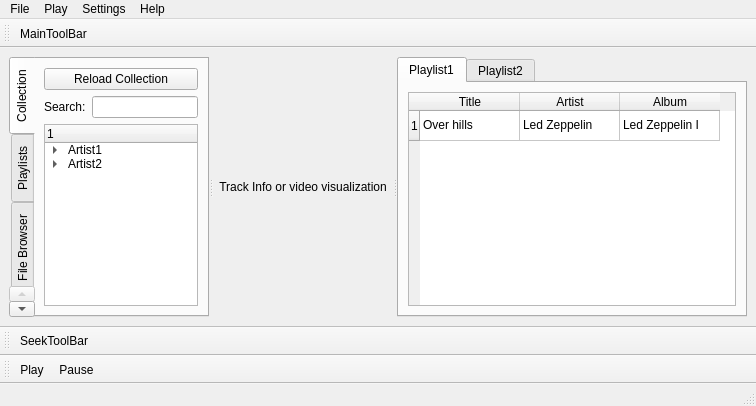
<ui version="4.0" >
 <class>MainWindow</class>
 <widget class="QMainWindow" name="MainWindow" >
  <property name="geometry" >
   <rect>
    <x>0</x>
    <y>0</y>
    <width>756</width>
    <height>406</height>
   </rect>
  </property>
  <property name="windowTitle" >
   <string>QuarkPlayerSketch</string>
  </property>
  <widget class="QWidget" name="centralwidget" >
   <property name="geometry" >
    <rect>
     <x>0</x>
     <y>43</y>
     <width>756</width>
     <height>296</height>
    </rect>
   </property>
   <layout class="QGridLayout" name="gridLayout_6" >
    <item row="0" column="0" >
     <widget class="QSplitter" name="splitter" >
      <property name="orientation" >
       <enum>Qt::Horizontal</enum>
      </property>
      <widget class="QTabWidget" name="tabWidget" >
       <property name="maximumSize" >
        <size>
         <width>200</width>
         <height>16777215</height>
        </size>
       </property>
       <property name="tabPosition" >
        <enum>QTabWidget::West</enum>
       </property>
       <property name="currentIndex" >
        <number>0</number>
       </property>
       <widget class="QWidget" name="tab" >
        <property name="geometry" >
         <rect>
          <x>0</x>
          <y>0</y>
          <width>176</width>
          <height>274</height>
         </rect>
        </property>
        <attribute name="title" >
         <string>Collection</string>
        </attribute>
        <layout class="QGridLayout" name="gridLayout" >
         <item row="0" column="0" colspan="2" >
          <widget class="QPushButton" name="pushButton" >
           <property name="text" >
            <string>Reload Collection</string>
           </property>
          </widget>
         </item>
         <item row="1" column="0" >
          <widget class="QLabel" name="label_6" >
           <property name="text" >
            <string>Search:</string>
           </property>
          </widget>
         </item>
         <item row="1" column="1" >
          <widget class="QLineEdit" name="lineEdit" />
         </item>
         <item row="2" column="0" colspan="2" >
          <widget class="QTreeWidget" name="treeWidget" >
           <column>
            <property name="text" >
             <string/>
            </property>
           </column>
           <item>
            <property name="text" >
             <string>Artist1</string>
            </property>
            <item>
             <property name="text" >
              <string>Album1</string>
             </property>
             <item>
              <property name="text" >
               <string>Track1</string>
              </property>
             </item>
             <item>
              <property name="text" >
               <string>Track2</string>
              </property>
             </item>
             <item>
              <property name="text" >
               <string>Track3</string>
              </property>
             </item>
            </item>
            <item>
             <property name="text" >
              <string>Album2</string>
             </property>
            </item>
           </item>
           <item>
            <property name="text" >
             <string>Artist2</string>
            </property>
            <item>
             <property name="text" >
              <string>Album1</string>
             </property>
            </item>
            <item>
             <property name="text" >
              <string>Album2</string>
             </property>
            </item>
           </item>
          </widget>
         </item>
        </layout>
       </widget>
       <widget class="QWidget" name="tab_7" >
        <property name="geometry" >
         <rect>
          <x>0</x>
          <y>0</y>
          <width>176</width>
          <height>608</height>
         </rect>
        </property>
        <attribute name="title" >
         <string>Playlists</string>
        </attribute>
       </widget>
       <widget class="QWidget" name="tab_8" >
        <property name="geometry" >
         <rect>
          <x>0</x>
          <y>0</y>
          <width>176</width>
          <height>608</height>
         </rect>
        </property>
        <attribute name="title" >
         <string>File Browser</string>
        </attribute>
       </widget>
       <widget class="QWidget" name="tab_9" >
        <property name="geometry" >
         <rect>
          <x>0</x>
          <y>0</y>
          <width>176</width>
          <height>608</height>
         </rect>
        </property>
        <attribute name="title" >
         <string>Radio</string>
        </attribute>
       </widget>
       <widget class="QWidget" name="tab_2" >
        <property name="geometry" >
         <rect>
          <x>0</x>
          <y>0</y>
          <width>176</width>
          <height>608</height>
         </rect>
        </property>
        <attribute name="title" >
         <string>Track Info</string>
        </attribute>
        <layout class="QGridLayout" name="gridLayout_4" >
         <item row="0" column="0" >
          <layout class="QGridLayout" name="gridLayout_3" >
           <item row="0" column="0" >
            <widget class="QLabel" name="label" >
             <property name="text" >
              <string>Album Cover</string>
             </property>
            </widget>
           </item>
           <item row="0" column="1" >
            <layout class="QGridLayout" name="gridLayout_2" >
             <item row="0" column="0" >
              <widget class="QLabel" name="label_2" >
               <property name="text" >
                <string>Track name</string>
               </property>
              </widget>
             </item>
             <item row="1" column="0" >
              <widget class="QLabel" name="label_3" >
               <property name="text" >
                <string>Artist</string>
               </property>
              </widget>
             </item>
             <item row="2" column="0" >
              <widget class="QLabel" name="label_4" >
               <property name="text" >
                <string>Album</string>
               </property>
              </widget>
             </item>
            </layout>
           </item>
          </layout>
         </item>
         <item row="1" column="0" >
          <widget class="QTextEdit" name="textEdit" >
           <property name="html" >
            <string>&lt;!DOCTYPE HTML PUBLIC "-//W3C//DTD HTML 4.0//EN" "http://www.w3.org/TR/REC-html40/strict.dtd">
&lt;html>&lt;head>&lt;meta name="qrichtext" content="1" />&lt;style type="text/css">
p, li { white-space: pre-wrap; }
&lt;/style>&lt;/head>&lt;body style=" font-family:'MS Shell Dlg 2'; font-size:8.25pt; font-weight:400; font-style:normal;">
&lt;p style=" margin-top:0px; margin-bottom:0px; margin-left:0px; margin-right:0px; -qt-block-indent:0; text-indent:0px; font-size:8pt;">Lyrics&lt;/p>&lt;/body>&lt;/html></string>
           </property>
          </widget>
         </item>
        </layout>
       </widget>
       <widget class="QWidget" name="tab_5" >
        <property name="geometry" >
         <rect>
          <x>0</x>
          <y>0</y>
          <width>176</width>
          <height>608</height>
         </rect>
        </property>
        <attribute name="title" >
         <string>Wikipedia</string>
        </attribute>
       </widget>
       <widget class="QWidget" name="tab_6" >
        <property name="geometry" >
         <rect>
          <x>0</x>
          <y>0</y>
          <width>176</width>
          <height>608</height>
         </rect>
        </property>
        <attribute name="title" >
         <string>MusicBrainz</string>
        </attribute>
       </widget>
      </widget>
      <widget class="QLabel" name="label_5" >
       <property name="minimumSize" >
        <size>
         <width>0</width>
         <height>100</height>
        </size>
       </property>
       <property name="text" >
        <string>Track Info or video visualization</string>
       </property>
       <property name="alignment" >
        <set>Qt::AlignCenter</set>
       </property>
      </widget>
      <widget class="QTabWidget" name="tabWidget_2" >
       <property name="minimumSize" >
        <size>
         <width>350</width>
         <height>0</height>
        </size>
       </property>
       <property name="currentIndex" >
        <number>0</number>
       </property>
       <widget class="QWidget" name="tab_3" >
        <property name="geometry" >
         <rect>
          <x>0</x>
          <y>0</y>
          <width>374</width>
          <height>254</height>
         </rect>
        </property>
        <attribute name="title" >
         <string>Playlist1</string>
        </attribute>
        <layout class="QGridLayout" name="gridLayout_5" >
         <item row="0" column="0" >
          <widget class="QTableWidget" name="tableWidget" >
           <row/>
           <column>
            <property name="text" >
             <string>Title</string>
            </property>
           </column>
           <column>
            <property name="text" >
             <string>Artist</string>
            </property>
           </column>
           <column>
            <property name="text" >
             <string>Album</string>
            </property>
           </column>
           <item row="0" column="0" >
            <property name="text" >
             <string>Over hills</string>
            </property>
           </item>
           <item row="0" column="1" >
            <property name="text" >
             <string>Led Zeppelin</string>
            </property>
           </item>
           <item row="0" column="2" >
            <property name="text" >
             <string>Led Zeppelin I</string>
            </property>
           </item>
          </widget>
         </item>
        </layout>
        <zorder>tableWidget</zorder>
        <zorder>label_5</zorder>
       </widget>
       <widget class="QWidget" name="tab_4" >
        <property name="geometry" >
         <rect>
          <x>0</x>
          <y>0</y>
          <width>457</width>
          <height>588</height>
         </rect>
        </property>
        <attribute name="title" >
         <string>Playlist2</string>
        </attribute>
       </widget>
      </widget>
     </widget>
    </item>
   </layout>
  </widget>
  <widget class="QMenuBar" name="menubar" >
   <property name="geometry" >
    <rect>
     <x>0</x>
     <y>0</y>
     <width>756</width>
     <height>19</height>
    </rect>
   </property>
   <widget class="QMenu" name="menuFile" >
    <property name="title" >
     <string>File</string>
    </property>
   </widget>
   <widget class="QMenu" name="menuPlay" >
    <property name="title" >
     <string>Play</string>
    </property>
    <addaction name="actionMainToolBar" />
   </widget>
   <widget class="QMenu" name="menuSettings" >
    <property name="title" >
     <string>Settings</string>
    </property>
   </widget>
   <widget class="QMenu" name="menuHelp" >
    <property name="title" >
     <string>Help</string>
    </property>
   </widget>
   <addaction name="menuFile" />
   <addaction name="menuPlay" />
   <addaction name="menuSettings" />
   <addaction name="menuHelp" />
  </widget>
  <widget class="QStatusBar" name="statusbar" >
   <property name="geometry" >
    <rect>
     <x>0</x>
     <y>387</y>
     <width>756</width>
     <height>19</height>
    </rect>
   </property>
  </widget>
  <widget class="QToolBar" name="toolBar" >
   <property name="geometry" >
    <rect>
     <x>0</x>
     <y>363</y>
     <width>756</width>
     <height>24</height>
    </rect>
   </property>
   <property name="windowTitle" >
    <string>toolBar</string>
   </property>
   <attribute name="toolBarArea" >
    <enum>BottomToolBarArea</enum>
   </attribute>
   <attribute name="toolBarBreak" >
    <bool>false</bool>
   </attribute>
   <addaction name="actionPlay" />
   <addaction name="actionPause" />
  </widget>
  <widget class="QToolBar" name="toolBar_2" >
   <property name="geometry" >
    <rect>
     <x>0</x>
     <y>339</y>
     <width>756</width>
     <height>24</height>
    </rect>
   </property>
   <property name="windowTitle" >
    <string>toolBar_2</string>
   </property>
   <attribute name="toolBarArea" >
    <enum>BottomToolBarArea</enum>
   </attribute>
   <attribute name="toolBarBreak" >
    <bool>true</bool>
   </attribute>
   <addaction name="actionSeek" />
  </widget>
  <widget class="QToolBar" name="toolBar_3" >
   <property name="geometry" >
    <rect>
     <x>0</x>
     <y>19</y>
     <width>756</width>
     <height>24</height>
    </rect>
   </property>
   <property name="windowTitle" >
    <string>toolBar_3</string>
   </property>
   <attribute name="toolBarArea" >
    <enum>TopToolBarArea</enum>
   </attribute>
   <attribute name="toolBarBreak" >
    <bool>false</bool>
   </attribute>
   <addaction name="actionMainToolBar" />
  </widget>
  <action name="actionPlay" >
   <property name="text" >
    <string>Play</string>
   </property>
  </action>
  <action name="actionPause" >
   <property name="text" >
    <string>Pause</string>
   </property>
  </action>
  <action name="actionSeek" >
   <property name="text" >
    <string>SeekToolBar</string>
   </property>
  </action>
  <action name="actionMainToolBar" >
   <property name="text" >
    <string>MainToolBar</string>
   </property>
  </action>
 </widget>
 <resources/>
 <connections/>
</ui>
